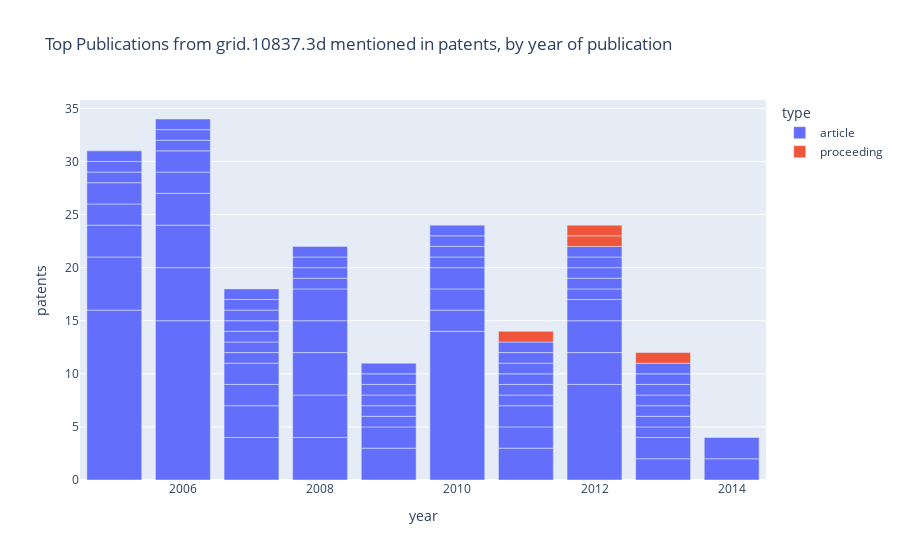

Here is the notebook cell this chart was saved with:
### Code cell
px.bar(pubs_cited[:1000], 
       color="type",
       x="year", y="patents", 
       hover_name="title",  hover_data=["journal.title"],
       title=f"Top Publications from {GRIDID} mentioned in patents, by year of publication")

### Figure 1 — Plotly figure (JSON) as saved in the notebook; plotly's stock layout.template omitted (floating-point values rounded to 4 significant figures)
{"data": [{"alignmentgroup": "True", "customdata": [["The FASEB Journal"], ["IEEE Transactions on Image Processing"], ["Bioconjugate Chemistry"], ["The FASEB Journal"], ["Annals of the New York Academy of Sciences"], ["Chemical Communications"], ["International Journal of Human-Computer Studies"], ["Analytical and Bioanalytical Chemistry"], ["Cancer Biotherapy & Radiopharmaceuticals"], ["Journal of Neurochemistry"], ["The Journal of Physiology"], ["Journal of Materials Chemistry"], ["Journal of Organizational Behavior"], ["Journal of Web Semantics"], ["Decision Support Systems"], ["IEEE Transactions on Software Engineering"], ["Aging Cell"], ["Journal of Immunological Methods"], ["Journal of Cerebral Blood Flow & Metabolism"], ["Journal of Web Semantics"], ["ECS Journal of Solid State Science and Technology"], ["Radiation Research"], ["Planetary and Space Science"], ["The FASEB Journal"], ["Journal of Cellular Physiology"], ["Brain Research Reviews"], ["Organic & Biomolecular Chemistry"], ["Angewandte Chemie International Edition"], ["Tumor Biology"], ["European Journal of Neuroscience"], ["Molecular Cancer"], ["Journal of Analytical Atomic Spectrometry"], ["IEEE Journal of Selected Topics in Quantum Electronics"], ["Regenerative Medicine"], ["Biomaterials"], ["Journal of Neurotrauma"], ["NeuroMolecular Medicine"], ["Analyst"], ["Information Processing & Management"], ["Bioconjugate Chemistry"], ["Differentiation"], ["Biomass and Bioenergy"], ["Computers in Human Behavior"], ["Trends in Parasitology"], ["Waste Management"], ["Solid State Ionics"], ["Acta Materialia"], ["ACM SIGPLAN Notices"], ["Bioorganic & Medicinal Chemistry"], ["Biomedical Microdevices"], ["Journal of Analytical Atomic Spectrometry"], ["Microsystem Technologies"], ["Inflammatory Bowel Diseases"], ["Tissue Engineering"], ["Scientific Reports"], ["Fuzzy Sets and Systems"], ["Waste Management"], ["IEEE Transactions on Electron Devices"], ["The FASEB Journal"], ["New Technology Work and Employment"], ["Molecular Therapy"], ["Astronomy & Astrophysics"], ["Pharmaceutical Research"], ["Journal of Zoology"], ["Nature"], ["Dalton Transactions"], ["Journal of Tissue Engineering and Regenerative Medicine"], ["Sensors and Actuators A Physical"], ["IEEE Transactions on Systems Man and Cybernetics Systems"], ["Science"], ["Journal of Neuroimmunology"], ["IEEE/ASME Transactions on Mechatronics"], ["International Journal of Mass Spectrometry"], ["Requirements Engineering"], ["Journal of Neuroimmunology"], ["Brain Research"], ["Geochimica et Cosmochimica Acta"], ["Dalton Transactions"], ["Journal of Web Semantics"], ["FEMS Microbiology Letters"], ["IEEE Transactions on Knowledge and Data Engineering"], ["Expert Opinion on Therapeutic Patents"]], "hovertemplate": "<b>%{hovertext}</b><br><br>type=article<br>year=%{x}<br>patents=%{y}<br>journal.title=%{customdata[0]}<extra></extra>", "hovertext": ["Blood‐brain barrier‐specific properties of a human adult brain endothelial cell line", "Recovery of Surface Orientation From Diffuse Polarization", "Modification of thiol functionalized aptamers by conjugation of synthetic polymers.", "Cell‐penetrating anti‐GFAP VHH and corresponding fluorescent fusion protein VHH‐GFP spontaneously cross the blood‐brain barrier and specifically recognize astrocytes: application to brain imaging", "Amyloid Precursor Protein: From Synaptic Plasticity to Alzheimer's Disease", "An EXAFS study of the formation of a nanoporous metal–organic framework: evidence for the retention of secondary building units during synthesis", "Sensemaking tools for understanding research literatures: Design, implementation and user evaluation", "DNA aptamers against the MUC1 tumour marker: design of aptamer–antibody sandwich ELISA for the early diagnosis of epithelial tumours", "Update Aptamers as Novel Radiopharmaceuticals Their Applications and Future Prospects in Diagnosis and Therapy", "The human brain endothelial cell line hCMEC/D3 as a human blood‐brain barrier model for drug transport studies", "Differential effects of hydrocortisone and TNFα on tight junction proteins in an in vitro model of the human blood–brain barrier", "Simple and mild preparation of silica-enzyme composites from silicic acid solution", "Thinking, feeling and deciding: The influence of emotions on the decision making and performance of traders", "Semantic annotation for knowledge management: Requirements and a survey of the state of the art", "An intelligent information agent for document title classification and filtering in document-intensive domains", "Security Requirements Engineering: A Framework for Representation and Analysis", "A senescent cell bystander effect: senescence‐induced senescence", "Selection of aptamers with high affinity and high specificity against C595, an anti-MUC1 IgG3 monoclonal antibody, for antibody targeting", "Immortalized Human Brain Endothelial Cells and Flow-Based Vascular Modeling: A Marriage of Convenience for Rational Neurovascular Studies", "The SSN ontology of the W3C semantic sensor network incubator group", "A Review of Hydrophilic Silicon Wafer Bonding", "Gold Nanoparticles Enhance DNA Damage Induced by Anti-cancer Drugs and Radiation", "Use of cyanobacteria for in-situ resource use in space applications", "Human dental pulp stem cells can differentiate into Schwann cells and promote and guide neurite outgrowth in an aligned tissue‐engineered collagen construct in vitro", "A novel vascular targeting strategy for brain‐derived endothelial cells using a TCR mimic antibody", "The origin and cell lineage of microglia—New concepts", "Synthesis of asymmetrically substituted cyclen-based ligands for the controlled sensitisation of lanthanides", "Hydrothermal Synthesis of a Cerium(IV) Pyrochlore with Low‐Temperature Redox Properties", "DNA Aptamers That Bind to MUC1 Tumour Marker: Design and Characterization of MUC1-Binding Single-Stranded DNA Aptamers", "Long‐term potentiation in the rat dentate gyrus is associated with enhanced Arc/Arg3.1 protein expression in spines, dendrites and glia", "Cannabinoids reduce ErbB2-driven breast cancer progression through Akt inhibition", "Atomic spectrometry update. X-Ray fluorescence spectrometry", "Novel Antenna-Integrated Photodiodes With Strained Absorbers Designed for Use as Terahertz Sources", "A 3D in vitro model reveals differences in the astrocyte response elicited by potential stem cell therapies for CNS injury", "Engineered neural tissue for peripheral nerve repair", "Repetitive Mild Traumatic Brain Injury in a Mouse Model Produces Learning and Memory Deficits Accompanied by Histological Changes", "Proteomic CNS Profile of Delayed Cognitive Impairment in Mice Exposed to Gulf War Agents", "Evaluation of a gas sensor array and pattern recognition for the identification of bladder cancer from urine headspace", "Semantic audio content-based music recommendation and visualization based on user preference examples", "Design and synthesis of mono- and multimeric targeted radiopharmaceuticals based on novel cyclen ligands coupled to anti-MUC1 aptamers for the diagnostic imaging and targeted radiotherapy of cancer.", "Culture and differentiation of preadipocytes in two‐dimensional and three‐dimensional in vitro systems", "Black carbon sequestration as an alternative to bioenergy", "Personalized salutation, power of sender and response rates to Web-based surveys", "Do malaria parasites manipulate mosquitoes?", "A review of municipal solid waste composition in the United Kingdom", "Synthesis and characterisation of Cr3+-containing NASICON-related phases", "Fatigue crack propagation: In situ visualization using X-ray microtomography and 3D simulation using the extended finite element method", "A model-learner pattern for bayesian reasoning", "The 1,4-naphthoquinone scaffold in the design of cysteine protease inhibitors", "BBB ON CHIP: microfluidic platform to mechanically and biochemically modulate blood-brain barrier function", "Atomic spectrometry update—X-ray fluorescence spectrometry", "The effect of atmospheric moisture on crack propagation in the interface between directly bonded silicon wafers", "Analysis of Volatile Organic Compounds of Bacterial Origin in Chronic Gastrointestinal Diseases", "Neural Tissue Engineering: A Self-Organizing Collagen Guidance Conduit", "Targeting endothelial CD146 attenuates neuroinflammation by limiting lymphocyte extravasation to the CNS", "A fuzzy voting scheme for hardware and software fault tolerant systems", "Why energy from waste incineration is an essential component of environmentally responsible waste management", "Performance of Deep-Depletion Buried-Channel $n$-MOSFETs for CMOS Image Sensors", "Reactive oxygen species alter brain endothelial tight junction dynamics via RhoA, PI3 kinase, and PKB signaling", "Electronic monitoring and surveillance in call centres: a framework for investigation", "Surface Characteristics of Nanoparticles Determine Their Intracellular Fate in and Processing by Human Blood–Brain Barrier Endothelial Cells In Vitro", "The Herschel-SPIRE instrument and its in-flight performance", "Identification of Peptide Ligands for Targeting to the Blood-Brain Barrier", "Predicting the unpredictable; evidence of pre‐seismic anticipatory behaviour in the common toad", "A salt-water reservoir as the source of a compositionally stratified plume on Enceladus", "Enzyme mediated silicon – oxygen bond formation; the use of Rhizopus oryzae lipase, lysozyme and phytase under mild conditions", "A versatile 3D culture model facilitates monitoring of astrocytes undergoing reactive gliosis", "Surface activation for low temperature wafer fusion bonding by radicals produced in an oxygen discharge", "Multiagent Ontology Mapping Framework for the Semantic Web", "Meningococcal Type IV Pili Recruit the Polarity Complex to Cross the Brain Endothelium", "Expression of ADAM-17, TIMP-3 and fractalkine in the human adult brain endothelial cell line, hCMEC/D3, following pro-inflammatory cytokine treatment", "Performance of a Prototype Traveling-Wave Actuator Made from a Dielectric Elastomer", "Electron impact ionisation and UV absorption study of α- and β-pinene", "Analysing anaphoric ambiguity in natural language requirements", "Chemokine production and chemokine receptor expression by human glioma cells: Role of CXCL10 in tumour cell proliferation", "Neural progenitors from isolated postnatal rat myenteric ganglia: Expansion as neurospheres and differentiation in vitro", "Late Palaeozoic hydrocarbon migration through the Clair field, West of Shetland, UK Atlantic margin", "Further studies of fluoride ion entrapment in octasilsesquioxane cages; X-ray crystal structure studies and factors that affect their formation", "IRS-III: A broker-based approach to semantic Web services", "Production of volatile organic compounds by mycobacteria", "Weakly Supervised Joint Sentiment-Topic Detection from Text", "Aptamers as inhibitors of target proteins"], "legendgroup": "article", "marker": {"color": "#636efa"}, "name": "article", "offsetgroup": "article", "orientation": "v", "showlegend": true, "textposition": "auto", "type": "bar", "x": [2005, 2006, 2010, 2012, 2005, 2006, 2006, 2008, 2007, 2008, 2008, 2009, 2011, 2006, 2007, 2008, 2012, 2005, 2008, 2012, 2014, 2009, 2010, 2014, 2010, 2007, 2007, 2006, 2006, 2005, 2010, 2005, 2011, 2013, 2013, 2012, 2011, 2011, 2013, 2007, 2007, 2007, 2007, 2012, 2007, 2006, 2006, 2013, 2007, 2013, 2006, 2013, 2013, 2005, 2013, 2005, 2005, 2013, 2007, 2011, 2011, 2010, 2010, 2010, 2011, 2010, 2009, 2009, 2011, 2009, 2009, 2012, 2009, 2011, 2008, 2008, 2008, 2012, 2008, 2012, 2012, 2009], "xaxis": "x", "y": [16, 15, 14, 9, 5, 5, 4, 4, 4, 4, 4, 3, 3, 3, 3, 3, 3, 3, 3, 3, 2, 2, 2, 2, 2, 2, 2, 2, 2, 2, 2, 2, 2, 2, 2, 2, 2, 1, 1, 1, 1, 1, 1, 1, 1, 1, 1, 1, 1, 1, 1, 1, 1, 1, 1, 1, 1, 1, 1, 1, 1, 1, 1, 1, 1, 1, 1, 1, 1, 1, 1, 1, 1, 1, 1, 1, 1, 1, 1, 1, 1, 1], "yaxis": "y"}, {"alignmentgroup": "True", "customdata": [["ACM SIGPLAN Notices"], [null], [null], [null]], "hovertemplate": "<b>%{hovertext}</b><br><br>type=proceeding<br>year=%{x}<br>patents=%{y}<br>journal.title=%{customdata[0]}<extra></extra>", "hovertext": ["A model-learner pattern for bayesian reasoning", "Linked Context: A Linked Data Approach to Personalised Service Provisioning", "Exploring the potential for touchless interaction in image-guided interventional radiology", "Improving bag-of-visual-words model with spatial-temporal correlation for video retrieval"], "legendgroup": "proceeding", "marker": {"color": "#EF553B"}, "name": "proceeding", "offsetgroup": "proceeding", "orientation": "v", "showlegend": true, "textposition": "auto", "type": "bar", "x": [2013, 2012, 2011, 2012], "xaxis": "x", "y": [1, 1, 1, 1], "yaxis": "y"}], "layout": {"autosize": true, "barmode": "relative", "legend": {"title": {"text": "type"}, "tracegroupgap": 0}, "title": {"text": "Top Publications from grid.10837.3d mentioned in patents, by year of publication"}, "xaxis": {"anchor": "y", "autorange": true, "domain": [0, 1], "range": [2004.0, 2014.0], "title": {"text": "year"}, "type": "linear"}, "yaxis": {"anchor": "x", "autorange": true, "domain": [0, 1], "range": [0, 35.79], "title": {"text": "patents"}, "type": "linear"}}}
